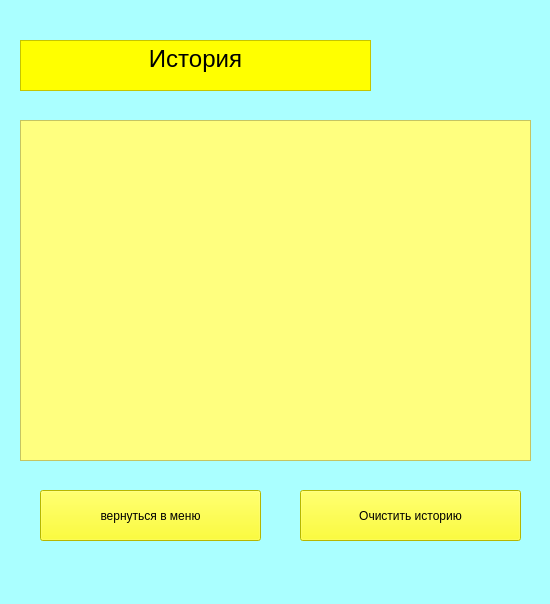
<?xml version="1.0" encoding="UTF-8"?>
<ui version="4.0">
 <class>page4</class>
 <widget class="QMainWindow" name="page4">
  <property name="enabled">
   <bool>true</bool>
  </property>
  <property name="geometry">
   <rect>
    <x>0</x>
    <y>0</y>
    <width>550</width>
    <height>604</height>
   </rect>
  </property>
  <property name="minimumSize">
   <size>
    <width>550</width>
    <height>604</height>
   </size>
  </property>
  <property name="maximumSize">
   <size>
    <width>550</width>
    <height>604</height>
   </size>
  </property>
  <property name="sizeIncrement">
   <size>
    <width>0</width>
    <height>0</height>
   </size>
  </property>
  <property name="palette">
   <palette>
    <active>
     <colorrole role="Button">
      <brush brushstyle="SolidPattern">
       <color alpha="255">
        <red>170</red>
        <green>255</green>
        <blue>255</blue>
       </color>
      </brush>
     </colorrole>
     <colorrole role="Base">
      <brush brushstyle="SolidPattern">
       <color alpha="255">
        <red>170</red>
        <green>255</green>
        <blue>255</blue>
       </color>
      </brush>
     </colorrole>
     <colorrole role="Window">
      <brush brushstyle="SolidPattern">
       <color alpha="255">
        <red>170</red>
        <green>255</green>
        <blue>255</blue>
       </color>
      </brush>
     </colorrole>
     <colorrole role="Highlight">
      <brush brushstyle="SolidPattern">
       <color alpha="255">
        <red>163</red>
        <green>58</green>
        <blue>255</blue>
       </color>
      </brush>
     </colorrole>
     <colorrole role="AlternateBase">
      <brush brushstyle="SolidPattern">
       <color alpha="255">
        <red>197</red>
        <green>170</green>
        <blue>255</blue>
       </color>
      </brush>
     </colorrole>
    </active>
    <inactive>
     <colorrole role="Button">
      <brush brushstyle="SolidPattern">
       <color alpha="255">
        <red>170</red>
        <green>255</green>
        <blue>255</blue>
       </color>
      </brush>
     </colorrole>
     <colorrole role="Base">
      <brush brushstyle="SolidPattern">
       <color alpha="255">
        <red>170</red>
        <green>255</green>
        <blue>255</blue>
       </color>
      </brush>
     </colorrole>
     <colorrole role="Window">
      <brush brushstyle="SolidPattern">
       <color alpha="255">
        <red>170</red>
        <green>255</green>
        <blue>255</blue>
       </color>
      </brush>
     </colorrole>
     <colorrole role="Highlight">
      <brush brushstyle="SolidPattern">
       <color alpha="255">
        <red>163</red>
        <green>58</green>
        <blue>255</blue>
       </color>
      </brush>
     </colorrole>
     <colorrole role="AlternateBase">
      <brush brushstyle="SolidPattern">
       <color alpha="255">
        <red>197</red>
        <green>170</green>
        <blue>255</blue>
       </color>
      </brush>
     </colorrole>
    </inactive>
    <disabled>
     <colorrole role="Button">
      <brush brushstyle="SolidPattern">
       <color alpha="255">
        <red>170</red>
        <green>255</green>
        <blue>255</blue>
       </color>
      </brush>
     </colorrole>
     <colorrole role="Base">
      <brush brushstyle="SolidPattern">
       <color alpha="255">
        <red>170</red>
        <green>255</green>
        <blue>255</blue>
       </color>
      </brush>
     </colorrole>
     <colorrole role="Window">
      <brush brushstyle="SolidPattern">
       <color alpha="255">
        <red>170</red>
        <green>255</green>
        <blue>255</blue>
       </color>
      </brush>
     </colorrole>
     <colorrole role="Highlight">
      <brush brushstyle="SolidPattern">
       <color alpha="255">
        <red>163</red>
        <green>58</green>
        <blue>255</blue>
       </color>
      </brush>
     </colorrole>
     <colorrole role="AlternateBase">
      <brush brushstyle="SolidPattern">
       <color alpha="255">
        <red>197</red>
        <green>170</green>
        <blue>255</blue>
       </color>
      </brush>
     </colorrole>
    </disabled>
   </palette>
  </property>
  <property name="windowTitle">
   <string>MainWindow</string>
  </property>
  <property name="styleSheet">
   <string notr="true">background-color: rgb(170, 255, 255);</string>
  </property>
  <property name="iconSize">
   <size>
    <width>10</width>
    <height>30</height>
   </size>
  </property>
  <widget class="QWidget" name="centralwidget">
   <widget class="QTextBrowser" name="textBrowser_2">
    <property name="geometry">
     <rect>
      <x>20</x>
      <y>40</y>
      <width>351</width>
      <height>51</height>
     </rect>
    </property>
    <property name="styleSheet">
     <string notr="true">background-color: rgb(255, 255, 0);
font: 75 8pt &quot;MS Shell Dlg 2&quot;;
font: 48pt &quot;MS Shell Dlg 2&quot;;
</string>
    </property>
    <property name="html">
     <string>&lt;!DOCTYPE HTML PUBLIC &quot;-//W3C//DTD HTML 4.0//EN&quot; &quot;http://www.w3.org/TR/REC-html40/strict.dtd&quot;&gt;
&lt;html&gt;&lt;head&gt;&lt;meta name=&quot;qrichtext&quot; content=&quot;1&quot; /&gt;&lt;style type=&quot;text/css&quot;&gt;
p, li { white-space: pre-wrap; }
&lt;/style&gt;&lt;/head&gt;&lt;body style=&quot; font-family:'MS Shell Dlg 2'; font-size:48pt; font-weight:400; font-style:normal;&quot;&gt;
&lt;p align=&quot;center&quot; style=&quot; margin-top:0px; margin-bottom:0px; margin-left:0px; margin-right:0px; -qt-block-indent:0; text-indent:0px;&quot;&gt;&lt;span style=&quot; font-size:18pt;&quot;&gt;История&lt;/span&gt;&lt;/p&gt;&lt;/body&gt;&lt;/html&gt;</string>
    </property>
   </widget>
   <widget class="QPushButton" name="cleanhistory">
    <property name="geometry">
     <rect>
      <x>300</x>
      <y>490</y>
      <width>221</width>
      <height>51</height>
     </rect>
    </property>
    <property name="styleSheet">
     <string notr="true">background-color: rgb(255, 255, 0);
font: 10pt &quot;MS Shell Dlg 2&quot;;</string>
    </property>
    <property name="text">
     <string>Очистить историю</string>
    </property>
   </widget>
   <widget class="QTextEdit" name="textbottom">
    <property name="geometry">
     <rect>
      <x>20</x>
      <y>120</y>
      <width>511</width>
      <height>341</height>
     </rect>
    </property>
    <property name="styleSheet">
     <string notr="true">background-color: rgb(255, 255, 255);
font: 10pt &quot;MS Shell Dlg 2&quot;;
background-color: rgb(255, 255, 127);</string>
    </property>
    <property name="html">
     <string>&lt;!DOCTYPE HTML PUBLIC &quot;-//W3C//DTD HTML 4.0//EN&quot; &quot;http://www.w3.org/TR/REC-html40/strict.dtd&quot;&gt;
&lt;html&gt;&lt;head&gt;&lt;meta name=&quot;qrichtext&quot; content=&quot;1&quot; /&gt;&lt;style type=&quot;text/css&quot;&gt;
p, li { white-space: pre-wrap; }
&lt;/style&gt;&lt;/head&gt;&lt;body style=&quot; font-family:'MS Shell Dlg 2'; font-size:10pt; font-weight:400; font-style:normal;&quot;&gt;
&lt;p style=&quot;-qt-paragraph-type:empty; margin-top:0px; margin-bottom:0px; margin-left:0px; margin-right:0px; -qt-block-indent:0; text-indent:0px; font-size:7.8pt;&quot;&gt;&lt;br /&gt;&lt;/p&gt;&lt;/body&gt;&lt;/html&gt;</string>
    </property>
   </widget>
   <widget class="QPushButton" name="menu7">
    <property name="geometry">
     <rect>
      <x>40</x>
      <y>490</y>
      <width>221</width>
      <height>51</height>
     </rect>
    </property>
    <property name="styleSheet">
     <string notr="true">background-color: rgb(255, 255, 0);
font: 10pt &quot;MS Shell Dlg 2&quot;;</string>
    </property>
    <property name="text">
     <string>вернуться в меню</string>
    </property>
   </widget>
  </widget>
  <widget class="QStatusBar" name="statusbar"/>
 </widget>
 <resources/>
 <connections/>
</ui>
